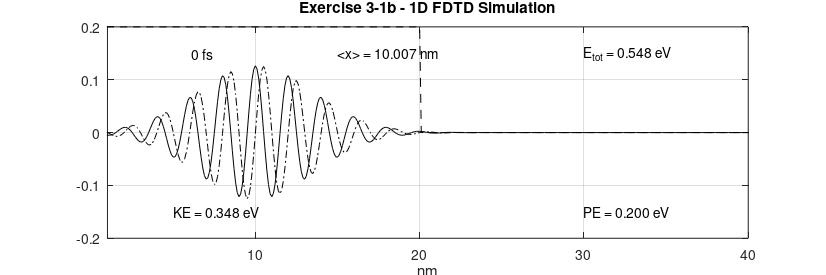
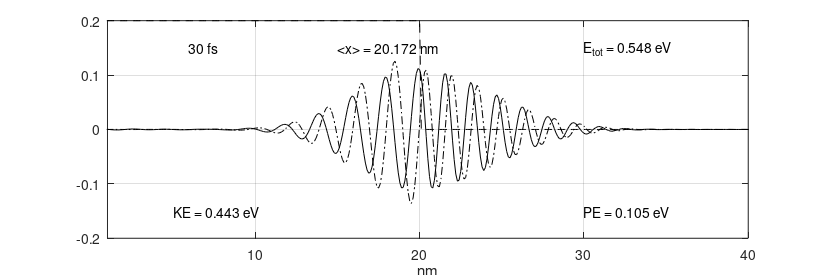
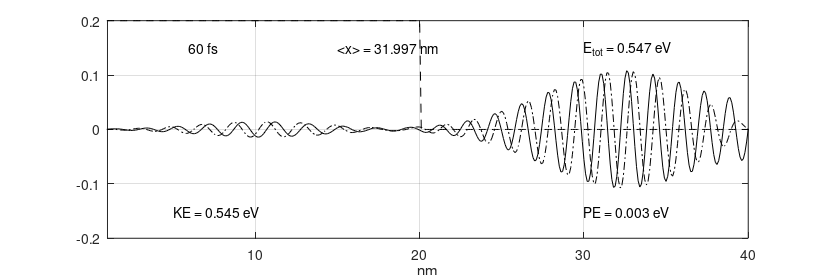

Write MATLAB code to recreate these figures, in order.
##############################################################################
##
## Copyright (C) 2023, Ervin Mazlagic
##
## This file is part of the personal solutions manual for "Quantum Mechanics
## for Electrical Engineers" by Dennis M. Sullivan (ISBN 978-0-470-87409-7),
## see "github.com/ninux/qmee".
##
##############################################################################

## Chapter 1 - Exercise 3-1b
## 1D FDTD simulation of psi

# cleanup environment
clear all;
close all;

% measure time for complete script to run
tic();

# general definitions and constants
h           = 6.626e-34;    # [J*s]     Plank's constant
hbar        = h/(2*pi);     # [J*s]     reduced Plank's constant
m0          = 9.1e-31;      # [kg]      free space mass of electron (rest mass)

meff_Si     = 1.08;         # [-]       effective mass factor of Si
meff_Ge     = 0.067;        # [-]       effective mass factor of Ge
meff_GaAs   = 0.55;         # [-]       effective mass factor of GaAs

meff        = meff_Si;      # [m]       effective mass
melec       = meff*m0;      # [?]       mass of an electron
ecoul       = 1.6e-19;      # [C]       charge of an electron
epsz        = 8.85e-9;      # [A*s/V/m] dielectric of free space
eV2J        = 1.6e-19;      # [-]       energy conversion factor (eV to J)
J2eV        = 1/eV2J;       # [-]       energy conversion factor (J to eV)

# simulation parameters
NN          = 400;          # [-]       number of points in the problem space
del_x       = .1e-9;        # [?]       cell size
dt          = 2e-17;        # [s]       time steps
DX          = del_x*1e9;    # [_]       cell size in nm
XX          = (DX:DX:DX*NN);# [-]       length in nm for plotting
ra          = (0.5*hbar/melec)*(dt/del_x^2);    # must be < 0.15 for stability

# check stability
if (ra < 0.15)
    # stable
elseif
    # unstable
    printf("WARNING: Simulation not stable, check parameters ...");
endif

# specification of the potential
# original code with loops
#{
V = zeros(1,NN);  # init potential vector

## potential definitions

# constant barrier band in center
for n = NN/2:NN/2+50
    V(n) = .15*eV2J;
end

# semiconductor condution band
for n = 1 : NN/2
    V(n) = .1*eV2J;
end

for n = NN/2+1 : NN
    V(n) = .2*eV2J;
end

# electric field
for n = 1 : NN
    V(n) = -(0.2/400)*(n-400)*eV2J;
end
#}
# new code with potential selection and without loops
V = zeros(1,NN);    # initialize potential vector with 0

# potential options
#{
    A = zero potential
    B = constant barrier band in center
    C = semiconductor conduction band
    D = one-sided finite wall
    E = linear electric field
#}
potentialOption = "D";

if (potentialOption == "A")
    # zero potential
elseif (potentialOption == "B")
    # constant barrier band in center
    bw = 50;                    # barrier width
    vb = 0.15*eV2J;             # barrier potential
    V(NN/2:NN/2+bw) = vb;
elseif (potentialOption == "C")
    # semicondctor conduction band
    vb1 = 0.1*eV2J;             # 1st potential
    vb2 = 0.2*eV2J;             # 2nd potential
    V(1:NN/2) = vb1;
    V(NN/2+1:NN) = vb2;
elseif (potentialOption == "D")
    # one-sided finite wall
    vb = 0.2*eV2J;              # potential
    V(1:NN/2) = vb;
elseif (potentialOption == "E")
    # linear electric field
    vbm = (0.2/NN)*eV2J;        # max. potential
    V(1:NN) = ([NN:-1:1]')*vbm;
elseif
    printf("ERROR: invalid potential option, aborting script ...\n");
    return
endif

#initialize a sine wave in a gaussian envelope
lambda  = 20;           # pulse wavelength
sigma   = 50;           # pulse width
nc      = 100;          # starting position
prl     = zeros(1,NN);  # real part of the state variable
pim     = zeros(1,NN);  # imaginary part of the state variable
ptot    = 0.;           # total energy

# original code with loops
#{
for n=2:NN-1
    prl(n)  = exp(-1.*((n-nc)/sigma)^2)*cos(2*pi*(n-nc)/lambda);
    pim(n)  = exp(-1.*((n-nc)/sigma)^2)*sin(2*pi*(n-nc)/lambda);
    ptot    = ptot + prl(n)^2 + pim(n)^2;
end
#}
# new code without loops
prl(2:NN-1) = exp(-1.*(([2:NN-1]-nc)./sigma).^2) ...
            .* cos((2*pi).*([2:NN-1]-nc)./lambda);
pim(2:NN-1) = exp(-1.*(([2:NN-1]-nc)./sigma).^2) ...
            .* sin((2*pi).*([2:NN-1]-nc)./lambda);
ptot = sum(prl.^2) + sum(pim.^2);

pnorm = sqrt(ptot); # normalization constant

# normalize and check
ptot = 0.;

# original code with loops
#{
for n=1:NN
    prl(n)  = prl(n)/pnorm;
    pim(n)  = pim(n)/pnorm;
    ptot    = ptot + prl(n)^2 + pim(n)^2;
end
#}
# new code without loops
prl(1:NN) = prl(1:NN)./pnorm;
pim(1:NN) = pim(1:NN)./pnorm;
ptot = sum(prl(1:NN).^2) + sum(pim(1:NN).^2);

# check normalization for total energy
    norm_limit = (1e-3)*[-1, 1] + 1;
    if (ptot > norm_limit(1) && ptot < norm_limit(2))
        # normalization ok
        fprintf("INFO: Normalization for energy ok (n = %f, error = %2.3f %%).\n",
                ptot, (ptot-1)*1e2);
    else
        # normalization not ok
        fprintf("WARNING: Normalization for energy not ok (n = %f, error = %2.3f %%).\n",
                ptot, (ptot-1)*1e2);
    endif

# parameters for the FDTD simulation
T       = 0;    # absolute time in steps
n_step  = 1;    # steps per loop
count   = 0;    # number of loops
nos     = 1500;  # number of timestepts between plots (equidistant)
nop     = 3;    # number of plots to be made

# perform simulation
while nop > count

    # this is the core FDTD program
    for m=1:n_step
        T = T+1;

        #{
        for n=2:NN-1
            prl(n) = prl(n) ...
                   - ra*(pim(n-1) -2*pim(n) + pim(n+1)) ...
                   + (dt/hbar)*V(n)*pim(n);
        end

        for n=2:NN-1
            pim(n) = pim(n) ...
                   + ra*(prl(n-1) -2*prl(n) + prl(n+1)) ...
                   - (dt/hbar)*V(n)*prl(n);
        end
        #}
        # new code without loops
        rng = [2:NN-1];

        prl(rng) = prl(rng) ...
                 - ra.*(pim(rng-1) - 2.*pim(rng) + pim(rng+1)) ...
                 + (dt/hbar).*V(rng).*pim(rng);

        pim(rng) = pim(rng) ...
                 + ra.*(prl(rng-1) - 2.*prl(rng) + prl(rng+1)) ...
                 - (dt/hbar).*V(rng).*prl(rng);
    end

    # calculate the expected values
    PE = 0.;    # initialize potential energy

    # original code with loops
    #{
    for n=1:NN
        psi(n) = prl(n) + i*pim(n);
        PE     = PE + psi(n)*psi(n)'*V(n);
    end
    #}
    # new code without loops
    psi(1:NN) = prl(1:NN) + i.*pim(1:NN);
    PE = sum(psi(1:NN).*conj(psi(1:NN)).*V(1:NN));

    # check normalization
    check_norm = psi*psi';
    norm_limit = (1e-3)*[-1, 1] + 1;
    if (check_norm > norm_limit(1) && check_norm < norm_limit(2))
        # normalization ok
        fprintf("INFO: Normalization for psi ok (n = %f, error = %2.3f %%).\n",
                check_norm, (check_norm-1)*1e2);
    else
        # normalization not ok
        fprintf("WARNING: Normalization for psi not ok (n = %f, error = %2.3f %%).\n",
                check_norm, (check_norm-1)*1e2);
    endif

    PE = PE*J2eV;    # potential energy

    ke = 0. + j*0.;

    # original code with loops
    #{
    for n=2:NN-1
        lap_p = psi(n+1) - 2*psi(n) + psi(n-1);
        ke = ke + lap_p*psi(n)';
    end
    #}
    # new code without loops
    rng = [2:NN-1];
    ke = sum((psi(rng+1)-2.*psi(rng)+psi(rng-1)).*conj(psi(rng)));

    KE = -J2eV*((hbar/del_x)^2/(2*melec))*real(ke);    # kinetic energy

    # original code with loops
    #{
    # calculate the expected position
    x_avg = 0;
    for n=1:NN
        x_avg += ((prl(n))^2 + (pim(n))^2) * (n*del_x);
    endfor
    #}
    # new code without loops
    x_avg = 0.;
    x_avg = sum( (prl(1:NN).^2 + pim(1:NN).^2) .* [1:NN].*del_x);

    # plot results
    figure(count+1);
    plot(XX, prl, "k");
    hold on;
    plot(XX, pim, "-.k");
    plot(XX, J2eV*V, "--k");
    hold off;

    axis([1 DX*NN -.2 .2] );

    # insert plot annotations
    text( 5,  .15, sprintf("%7.0f fs",           T*dt*1e15)); # show time in plot
    text( 5, -.15, sprintf("KE = %5.3f eV",      KE));        # show KE in plot
    text(30, -.15, sprintf("PE = %5.3f eV",      PE));        # show PE in plot
    text(30,  .15, sprintf("E_t_o_t = %5.3f eV", KE+PE));     # show Etot in plot
    text(15,  .15, sprintf("<x> = %5.3f nm",     x_avg*1e9)); % show <x> in plot

    xlabel("nm");

    set(gca, "fontsize", 10);
    if (count == 0)
        title("Exercise 3-1b - 1D FDTD Simulation");
    else
        title(" ");
    endif
    grid on;

    fig = gcf();
    set(fig, "PaperUnits", "centimeters");
    x_width = 21;
    y_width = 7;
    set(fig, "PaperPosition", [0 0 x_width y_width]);
    print(fig, strcat("ex_3_1_b_", num2str(count), ".png"), "-dpng");

    count++;
    n_step = nos;
end

# show time
elapsed_time = toc();
printf("INFO: Total time for simulation is %f s\n", elapsed_time);
